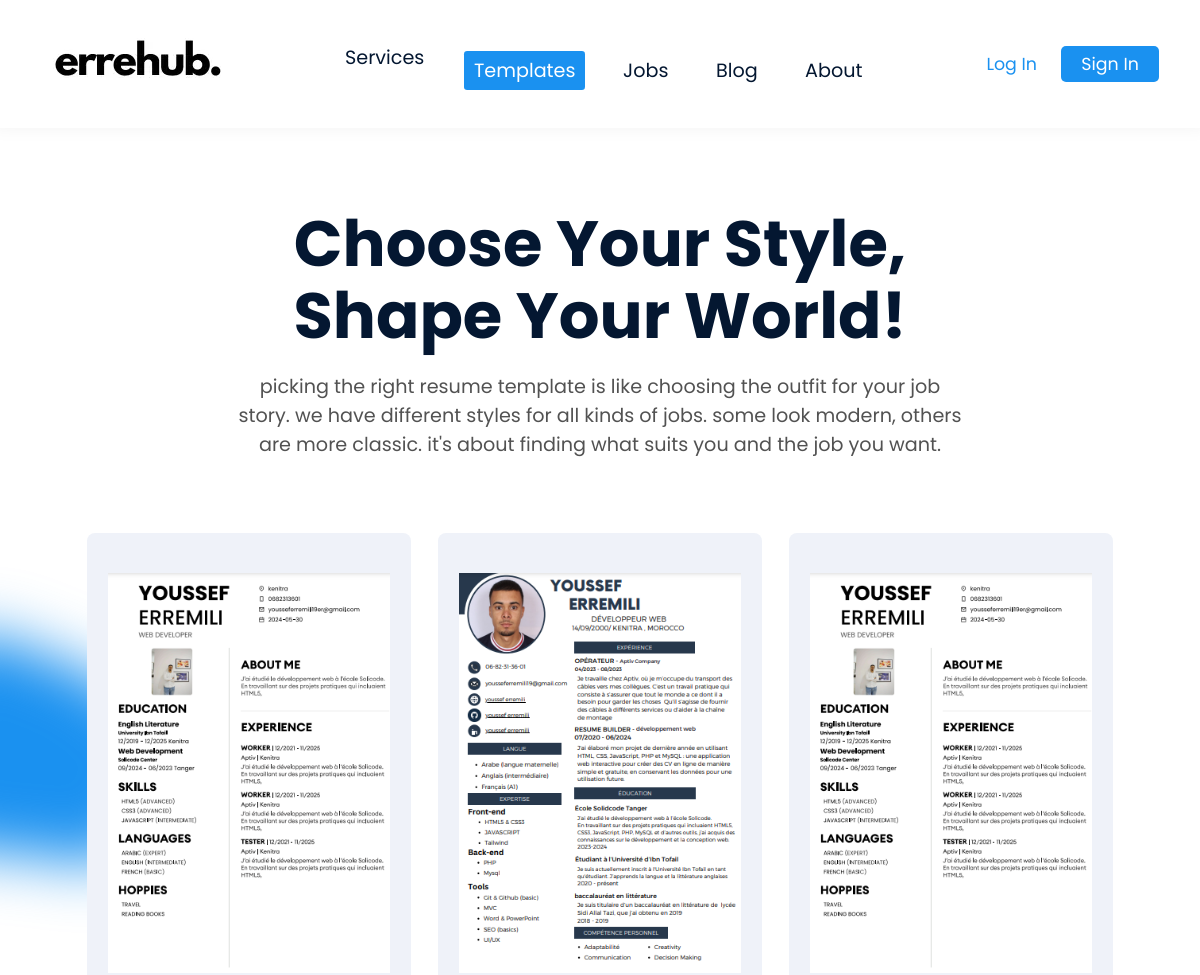
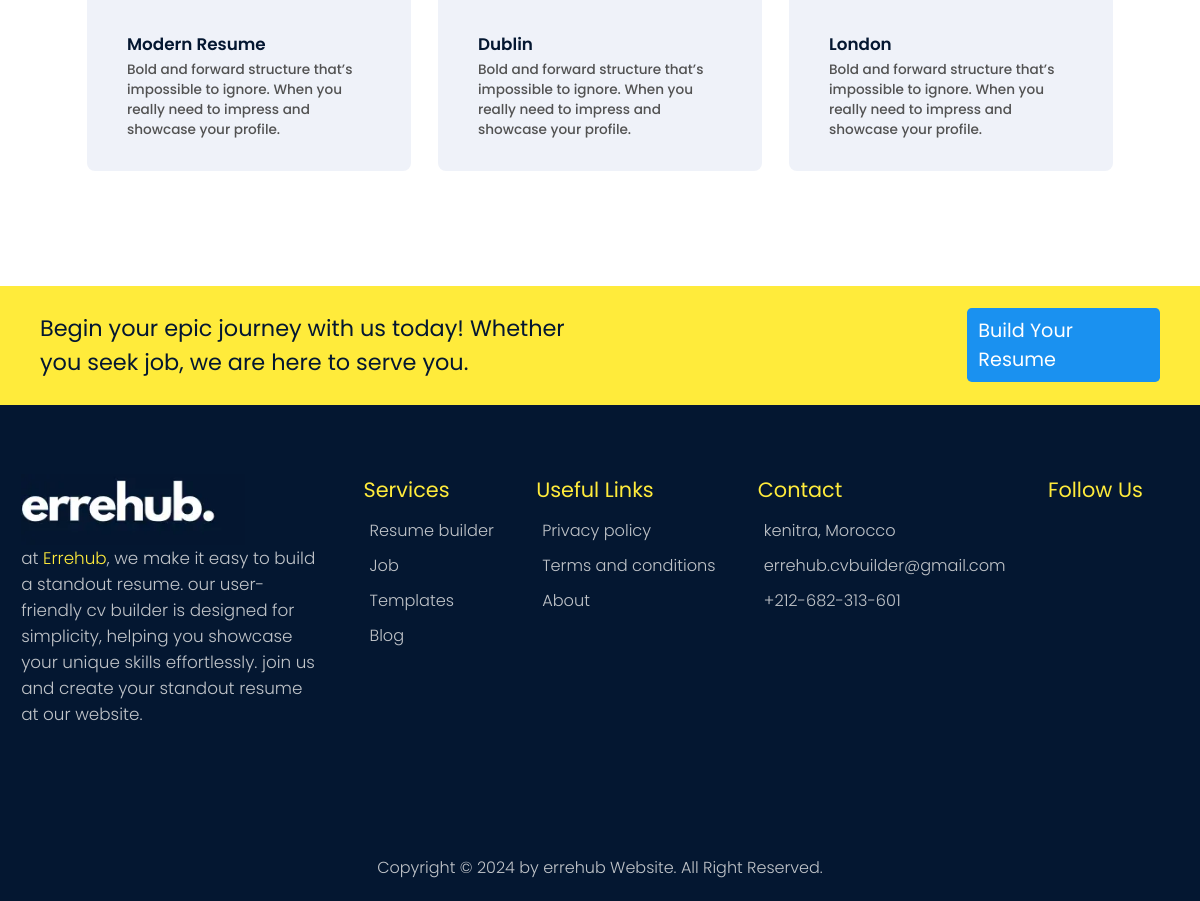
The app's page /template/template.php with its own data (2 pictures, top to bottom).
### tables this page shows
CREATE TABLE `templates` (
  `resume_id` int(11) NOT NULL,
  `resume_name` varchar(255) NOT NULL,
  `resume_description` varchar(255) NOT NULL,
  `resume_image` varchar(255) NOT NULL,
  `resume_template` text NOT NULL
);

### template/template.php (the view, shortened to what this page needs)
<?php
include("../config/config.php");
$query = "SELECT * FROM templates";
$stmt = $serverConnection->prepare($query);
$stmt->execute();
?>
<!DOCTYPE html>
<html lang="en">
<head>
    <link rel="stylesheet" href="../assets/styles/style.css">
    <link rel="stylesheet" href="../assets/styles/template.css">
</head>
<body>
    <header>
        <div class="nav">
            <div class="logo">
                <a href="../index.php"><img src="../assets/image/errehub-wight.webp" alt="errehub logo"></a>
            </div>
            <nav>
                <ul>
                    <li class="parent">services
                    </li>
                    <li id="selected"><a class="selected" href="template.php">templates</a></li>
                    <li><a href="../job/job.php">jobs</a></li>
                    <li><a href="../blog/blog.php">blog</a></li>
                    <li><a href="../blog/topic.php?id=2&title=about-us&image=../assets/image/about-us.webp">about</a></li>
                </ul>
            </nav>
            <div class="getBtn">
                <?php if (isset($_SESSION["User-Name"])) : ?>
                    <span class="regBtn"><?php echo htmlspecialchars($_SESSION["User-Name"]); ?></span>
                    <a class="regBtn" id="logout" href="../logout/logout.php">
                        <ion-icon name="log-out-outline"></ion-icon>
                    </a>
                <?php else : ?>
                    <a class="regBtn login" href="../login/login.php">Log in</a>
                    <a class="regBtn sign" href="../signup/sign-up.php">Sign in</a>
                <?php endif; ?>
            </div>
        </div>
    </header>
    <main class="template">
        <div class="templateHead">
            <h1>Choose your style, shape your world!</h1>
            <p>Picking the right resume template is like choosing the outfit for your job story. We have different
                styles for all kinds of jobs. Some look modern, others are more classic. It's about finding what suits
                you and the job you want.</p>
        </div>
        <div class="galleryTemplates">
            <?php while ($row = $stmt->fetch(PDO::FETCH_ASSOC)) { ?>
                <div class="templateCol templateCol1">
                    <section>
                        <img src="<?php echo $row["resume_image"]; ?>" alt="Resume Image">
                    </section>
                    <section>
                        <h3><?php echo $row["resume_name"]; ?></h3>
                        <p><?php echo $row["resume_description"]; ?></p>
                    </section>
                </div>
            <?php }; ?>
        </div>
    </main>
    <footer>
        <div class="footHead">
            <div class="footLeft">
                <h2>Begin your epic journey with us today! Whether you seek job, we are here to serve you.</h2>
            </div>
            <div class="footRight">
                <div class="footBtn">
                    <a class="getStarted footBtn" href="../editor/editor.php">build your resume</a>
                </div>
            </div>
        </div>
        <div class="mainFooter">
            <div class="footCol about">
                <a href="../index.php"><img src="../assets/image/errehub-dark.webp" alt="logo of the website Errehub"></a>
                <p>At <a class="footInd" href="../index.php">errehub</a>, we make it easy to build a standout resume. Our user-friendly CV builder is designed for simplicity, helping you showcase your unique skills effortlessly. Join us and create your standout resume at our website.</p>
            </div>
            <div class="footCol services">
                <h3>services</h3>
                <ul>
                    <li><a href="../editor/editor.php"><ion-icon name="chevron-forward-outline"></ion-icon> Resume builder</a></li>
                    <li><a href="../job/job.php"><ion-icon name="chevron-forward-outline"></ion-icon> Job</a></li>
                    <li><a href="../template/template.php"><ion-icon name="chevron-forward-outline"></ion-icon> Templates</a></li>
                    <li><a href="../blog/blog.php"><ion-icon name="chevron-forward-outline"></ion-icon> Blog</a></li>
                </ul>
            </div>
            <div class="footCol link">
                <h3>useful links</h3>
                <ul>
                    <li><a href=""><ion-icon name="chevron-forward-outline"></ion-icon> Privacy policy</a></li>
                    <li><a href=""><ion-icon name="chevron-forward-outline"></ion-icon> Terms and conditions</a></li>
                    <li><a href="../blog/topic.php?id=2&title=about-us&image=../assets/image/about-us.webp"><ion-icon name="chevron-forward-outline"></ion-icon> About</a></li>
                </ul>
            </div>
            <div class="footCol address">
                <h3>contact</h3>
                <ul>
                    <li><a href=""><ion-icon name="location-outline"></ion-icon>kenitra, Morocco</a></li>
                    <li><a href=""><ion-icon name="mail-outline"></ion-icon>errehub.cvbuilder@gmail.com</a></li>
                    <li><a href=""><ion-icon name="call-outline"></ion-icon>+212-682-313-601</a></li>
                </ul>
            </div>
            <div class="footCol follow">
                <h3>follow us</h3>
            </div>
        </div>
        <div class="resirved">
            <h3>Copyright © 2024 by errehub Website. All Right Reserved.</h3>
        </div>
    </footer>
</body>
</html>

### assets/styles/style.css (style rules this page uses)
:root { --second-main-color: #21BF73; --first-main-color: #3572EF; --footer-color: #eaeaead1; --footer-title-c: #ffeb3b; --main-title-c: #041731; --slogan-color: #525252; --title-color: #202020; --weight: #ffffff; --black: #000000; --light-blue: #f0f8ff; }
::placeholder { font-size: 0.9rem; text-transform: capitalize; }
::placeholder, select, option, textarea, input { font-family: "Poppins", sans-serif; }
html, body { font-family: 'Poppins', sans-serif; background-color: var(--weight); }
header .nav { background-color: var(--weight); display: flex; align-items: center; justify-content: space-around; min-height: 16vh; box-shadow: 0px -16px 22px 9px #0000001a; position: relative; }
header .nav nav ul li { display: inline-block; margin: 10px 12px; padding: 0.3rem 0.6rem; }
header .nav nav ul li a, header .nav nav ul li { font-size: 1.2rem; color: var(--main-title-c); text-transform: capitalize; cursor: pointer; user-select: none; }
.parent { position: relative; }
#selected { background-color: var(--first-main-color); border-radius: 0.2rem; color: var(--weight); }
.selected { color: var(--weight) !important; }
main .mainHeader .left .btnSetion a, .getBtn .regBtn { padding: 0.4rem 1.2rem; font-size: 1.2rem; font-weight: 400; text-transform: capitalize; background-color: var(--first-main-color); color: var(--weight); border-radius: 5px; cursor: pointer; }
.getBtn .regBtn { position: relative; }
.getBtn .regBtn { padding: 6px 20px; font-size: 1.090rem; }
.getBtn .login { background-color: transparent; color: var(--first-main-color); }
.getBtn .sign { background-color: var(--first-main-color); color: var(--first-main-color); color: var(--weight); }
footer .footHead { display: flex; align-items: center; justify-content: center; padding: 1.4rem 2.5rem; margin: 6rem auto 0rem auto; width: 100%; background-color: var(--footer-title-c); }
footer .footHead .footLeft h2 { font-weight: 400; color: var(--main-title-c); text-wrap: balance; font-size: 1.4rem; width: 60%; }
.footHead .footRight a.getStarted { font-size: 1.2rem; text-transform: capitalize; border-radius: 0.3rem; padding: 0.5rem 0.7rem; display: inline-block; color: var(--weight); background-color: var(--first-main-color); }
footer .mainFooter { display: flex; justify-content: space-around; padding: 4.3rem 0 6rem 0; background-color: var(--main-title-c); height: auto; }
footer .mainFooter .about { width: 25%; }
footer .mainFooter .footCol.about p, footer .mainFooter .footCol.about p .footInd { text-transform: lowercase; font-weight: 300; color: var(--footer-color); font-size: 1.05rem; }
footer .mainFooter .footCol.about p .footInd { text-transform: capitalize; color: var(--footer-title-c); text-wrap: nowrap; }
footer .mainFooter .footCol.about img { width: 14rem; }
footer .mainFooter .footCol h3 { font-size: 1.3rem; font-weight: 400; text-transform: capitalize; color: var(--footer-title-c); margin-bottom: 13px; }
footer .mainFooter .footCol a { color: var(--footer-color); font-size: 1.01rem; font-weight: 300; margin: 10px 0; }
footer .mainFooter .follow { margin-right: 3vw; }
footer .mainFooter .footCol ul li a { display: flex; align-items: center; }
footer .resirved { background-color: var(--main-title-c); padding: 2rem 0 1.3rem 0; }
footer .resirved h3 { font-weight: 300; text-align: center; font-size: 1.00rem; color: var(--footer-color); }

### records on screen
templates: resume_image (picture), resume_name "Modern Resume", resume_description "Bold and forward structure that’s impossible to ignore. When you really need to impress and showcase your profile."
templates: resume_image (picture), resume_name "Dublin", resume_description "Bold and forward structure that’s impossible to ignore. When you really need to impress and showcase your profile."
templates: resume_image (picture), resume_name "London", resume_description "Bold and forward structure that’s impossible to ignore. When you really need to impress and showcase your profile."
